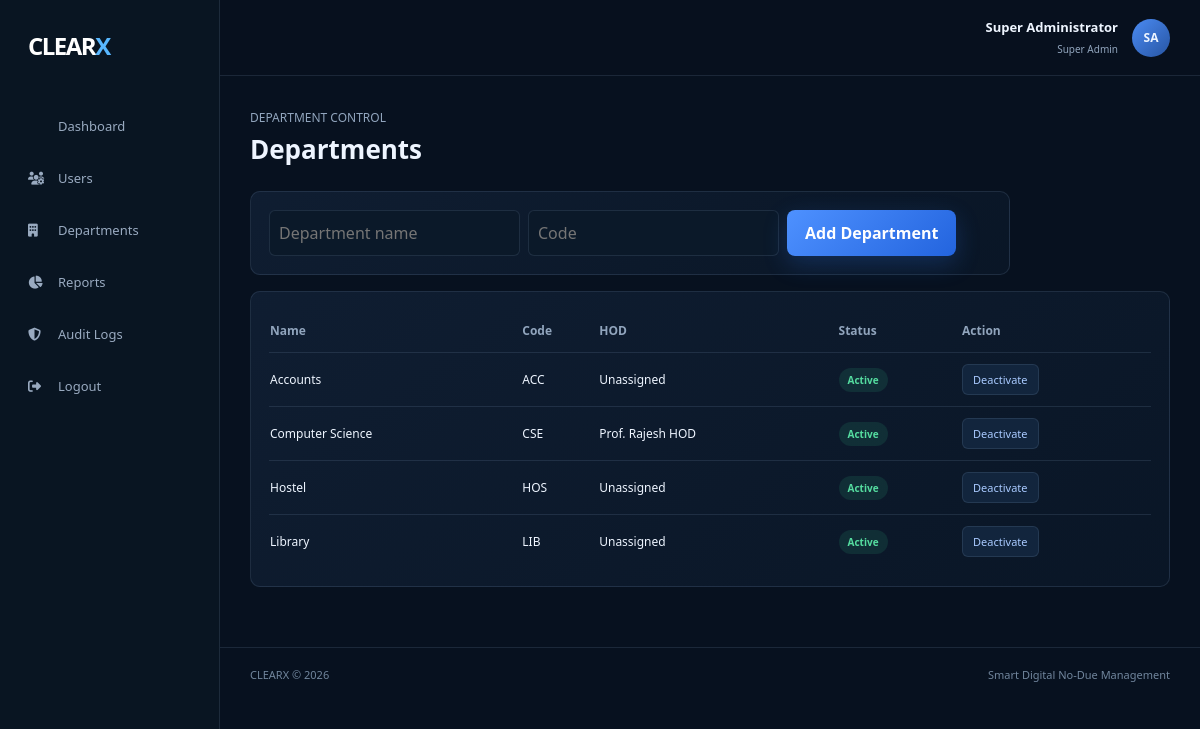
The app's page /admin/departments.php (signed in) with its own data.
### tables this page shows
CREATE TABLE departments (
  id INT UNSIGNED AUTO_INCREMENT PRIMARY KEY,
  name VARCHAR(120) NOT NULL,
  code VARCHAR(20) NOT NULL UNIQUE,
  hod_user_id INT UNSIGNED NULL,
  mandatory TINYINT(1) NOT NULL DEFAULT 1,
  active TINYINT(1) NOT NULL DEFAULT 1,
  created_at TIMESTAMP DEFAULT CURRENT_TIMESTAMP,
  INDEX idx_departments_active (active)
);

CREATE TABLE users (
  id INT UNSIGNED AUTO_INCREMENT PRIMARY KEY,
  name VARCHAR(150) NOT NULL,
  identifier VARCHAR(100) NOT NULL UNIQUE,
  email VARCHAR(190) NOT NULL UNIQUE,
  password_hash VARCHAR(255) NOT NULL,
  role ENUM('Student','Faculty','HOD','Principal','Super Admin') NOT NULL,
  status ENUM('Active','Inactive','Locked') NOT NULL DEFAULT 'Active',
  failed_attempts TINYINT UNSIGNED NOT NULL DEFAULT 0,
  locked_until DATETIME NULL,
  created_at TIMESTAMP DEFAULT CURRENT_TIMESTAMP,
  updated_at TIMESTAMP DEFAULT CURRENT_TIMESTAMP ON UPDATE CURRENT_TIMESTAMP,
  INDEX idx_users_role (role),
  INDEX idx_users_status (status)
);

### includes/auth.php (called while the page is built, shortened)
<?php
function current_user(): ?array {
    return $_SESSION['user'] ?? null;
}

### includes/functions.php (called while the page is built, shortened)
<?php
function e(mixed $value): string {
    return htmlspecialchars((string)$value, ENT_QUOTES | ENT_SUBSTITUTE, 'UTF-8');
}

### admin/departments.php (the view, shortened to what this page needs)
<?php
require_once __DIR__.'/../config/database.php';require_once __DIR__.'/../includes/auth.php';require_once __DIR__.'/../includes/functions.php';require_once __DIR__.'/../includes/csrf.php';require_role(['Super Admin']);
$departments=$pdo->query('SELECT d.*,u.name hod_name FROM departments d LEFT JOIN users u ON u.id=d.hod_user_id ORDER BY d.name')->fetchAll();
$pageTitle='Manage Departments | CLEARX';require_once __DIR__.'/../includes/header.php';
?><div class="app-layout"><?php require_once __DIR__.'/../includes/sidebar.php';?><main class="app-main"><header class="topbar"><div class="topbar-user"><b><?=e($user['name'])?></b><span>Super Admin</span></div><div class="avatar">SA</div></header><div class="content"><div class="page-header"><div><p>DEPARTMENT CONTROL</p><h1>Departments</h1></div></div>
<section class="panel form-panel"><form method="post" class="inline-form" style="display:flex"><input type="hidden" name="csrf_token" value="<?=e(csrf_token())?>"><input type="hidden" name="action" value="create"><input name="name" placeholder="Department name" required><input name="code" placeholder="Code" required><button class="btn btn-primary" type="submit">Add Department</button></form></section>
<section class="panel"><div class="table-wrap"><table class="data-table"><thead><tr><th>Name</th><th>Code</th><th>HOD</th><th>Status</th><th>Action</th></tr></thead><tbody><?php foreach($departments as $d):?><tr><td><?=e($d['name'])?></td><td><?=e($d['code'])?></td><td><?=e($d['hod_name']?:'Unassigned')?></td><td><b class="status <?=$d['active']?'approved':'rejected'?>"><?=$d['active']?'Active':'Inactive'?></b></td><td><form method="post" style="display:inline"><input type="hidden" name="csrf_token" value="<?=e(csrf_token())?>"><input type="hidden" name="action" value="toggle"><input type="hidden" name="id" value="<?=(int)$d['id']?>"><button class="action-btn" type="submit"><?=$d['active']?'Deactivate':'Activate'?></button></form></td></tr><?php endforeach;?></tbody></table></div></section></div><?php require_once __DIR__.'/../includes/footer.php';?></main></div>

### assets/css/style.css (style rules this page uses)
:root { --navy:#07111f;--navy2:#0b1729;--panel:#101e31;--blue:#3c82f6;--cyan:#58b7ff;--text:#eef5ff;--muted:#91a5bd;--line:rgba(148,176,211,.14);--green:#35cf8a;--yellow:#f5bd4f;--red:#f16464 }
* { box-sizing:border-box }
html { scroll-behavior:smooth }
body { margin:0;font-family:"Segoe UI",Arial,sans-serif;background:var(--navy);color:var(--text) }
button,input,select,textarea { font:inherit }
.btn { border:0;border-radius:8px;padding:12px 18px;display:inline-flex;align-items:center;justify-content:center;gap:9px;font-weight:700;cursor:pointer }
.btn-primary { background:linear-gradient(135deg,#4e91ff,#2364de);color:white;box-shadow:0 8px 24px rgba(47,116,235,.24) }
.status { border-radius:20px;padding:5px 9px;font-size:10px }
.status.approved { background:rgba(53,207,138,.12);color:#55dda0 }
.app-layout { min-height:100vh }
.app-main { margin-left:220px;min-height:100vh }
.topbar { height:76px;border-bottom:1px solid var(--line);display:flex;align-items:center;justify-content:flex-end;padding:0 30px;gap:14px;background:rgba(7,17,31,.92);position:sticky;top:0;z-index:20 }
.topbar-user { text-align:right }
.topbar-user b { display:block;font-size:13px }
.topbar-user span { font-size:10px;color:var(--muted) }
.avatar { width:38px;height:38px;border-radius:50%;display:grid;place-items:center;background:linear-gradient(135deg,#4b8bf3,#2755a3);font-size:12px;font-weight:800 }
.content { padding:28px 30px 60px }
.page-header { display:flex;align-items:center;justify-content:space-between;margin-bottom:24px }
.page-header h1 { font-size:26px;margin:0 }
.page-header p { color:var(--muted);font-size:12px;margin:5px 0 }
.card,.panel { border:1px solid var(--line);border-radius:10px;background:linear-gradient(145deg,rgba(16,31,51,.95),rgba(10,23,39,.95)) }
.panel { padding:18px;margin-top:16px }
.table-wrap { overflow-x:auto }
.data-table { width:100%;border-collapse:collapse;font-size:12px }
.data-table th { text-align:left;color:var(--muted);font-weight:600;height:42px;border-bottom:1px solid var(--line) }
.data-table td { height:54px;border-bottom:1px solid var(--line) }
.data-table tr:last-child td { border:0 }
.action-btn { border:1px solid var(--line);background:#12253d;color:#a9caff;border-radius:6px;padding:7px 10px;font-size:11px;cursor:pointer }
.form-panel { max-width:760px }
.inline-form { display:flex;gap:8px }
.inline-form input,.inline-form select,.inline-form textarea { border:1px solid var(--line);background:#0b1929;color:white;border-radius:6px;padding:9px }

### records on screen
departments: name "Accounts", code "ACC", hod_name "Unassigned", active "Active"
departments: name "Computer Science", code "CSE", hod_user.name "Prof. Rajesh HOD", active "Active"
departments: name "Hostel", code "HOS", hod_name "Unassigned", active "Active"
departments: name "Library", code "LIB", hod_name "Unassigned", active "Active"

### other values on screen
$user['name'] "Super Administrator"
